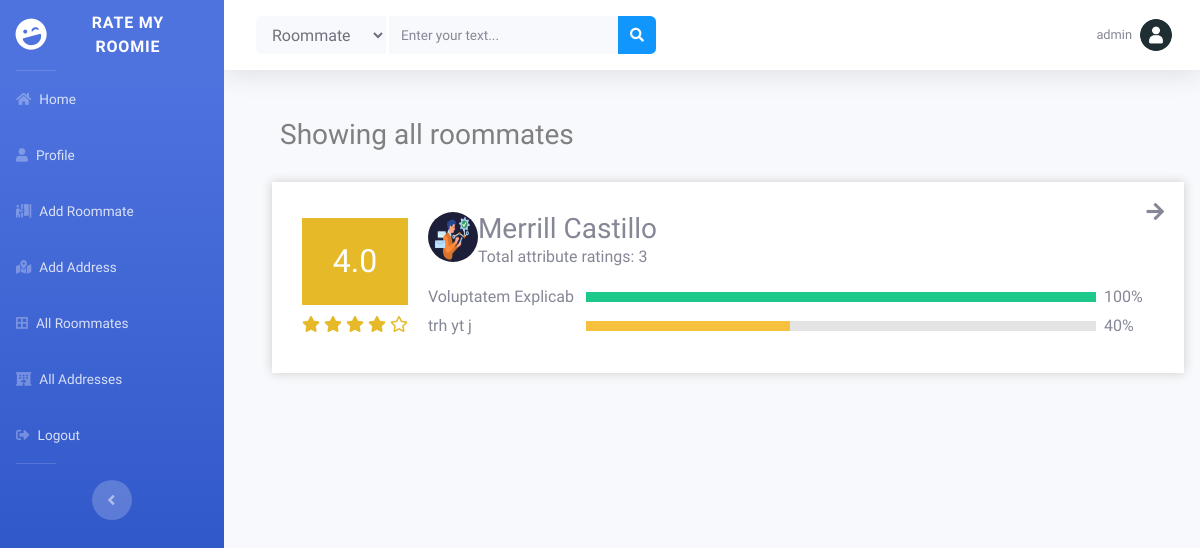
Page /all-roommates/ (signed in) on the committed database.
### main/models.py (models this page shows, shortened)
class Roommate(models.Model):
    name = models.CharField(max_length=100)
    address = models.ForeignKey('Address', on_delete=models.SET_NULL, blank=True, null=True)
    email = models.CharField(max_length=100, blank=True, null=True)
    photo = models.ImageField(upload_to='images/', blank=True, null=True)
    about = models.TextField(blank=True, null=True)
    social_media_link = models.CharField(max_length=500, blank=True, null=True)
    created_by = models.ForeignKey(User, on_delete=models.SET_NULL, null=True)
    created_at = models.DateTimeField(auto_now_add=True)
    updated_at = models.DateTimeField(auto_now=True)
    def get_total_rating(self):
        ratings = RoommateRating.objects.filter(roommate=self)
        return len(ratings)
    def get_average_rating(self):
        ratings = RoommateRating.objects.filter(roommate=self)
        if ratings:
            total = 0
            for rating in ratings:
                total += rating.rating
            return float("{:.1f}".format(total / len(ratings)))
        else:
            return 0
    def get_star(self):
        average_rating = self.get_average_rating()
        stars = []
        for i in range(1, 6):
            if i <= average_rating:
                stars.append('fas fa-star')
            elif i - average_rating < 1:
                stars.append('fas fa-star-half-alt')
            else:
                stars.append('far fa-star')
        return stars
    def get_top_two_ratings(self):
        ratings = RoommateRating.objects.filter(roommate=self).order_by('-rating')
        if len(ratings) < 2:
            return ratings
        top_two = []
        top_two.append(ratings[0])
        top_two.append(ratings[len(ratings)-1])
        return top_two

class RoommateRating(models.Model):
    user = models.ForeignKey(User, on_delete=models.CASCADE)
    roommate = models.ForeignKey(Roommate, on_delete=models.CASCADE)
    attribute = models.CharField(max_length=100)
    rating = models.IntegerField()
    text = models.TextField(blank=True, null=True)
    is_default = models.BooleanField(default=False)
    created_at = models.DateTimeField(auto_now_add=True)
    updated_at = models.DateTimeField(auto_now=True)
    def get_percentage(self):
        ratings = RoommateRating.objects.filter(roommate=self.roommate, attribute=self.attribute)
        total = 0
        for rating in ratings:
            total += rating.rating
        return int((total / (len(ratings)*5)) * 100)

### main/views.py (the view)
# urls.py: path('all-roommates/', views.all_roommates, name='all_roommates'),
def all_roommates(request):
    roommates = Roommate.objects.all()
    context = {
        'roommates': roommates,
    }
    return render(request, 'main/search_roommate.html', context)

### account/context_processors.py (called while the page is built)
def user_profile(request):
    if request.user.is_authenticated:
        user_profile = UserProfile.objects.filter(user=request.user).first()
        return {'user_profile': user_profile}
    return {}

### templates/main/search_roommate.html (shortened to what this page needs)
{% extends 'includes/base.html' %}
{% load static %}
{% block body %}
{% block head %}
<link rel="stylesheet" href="{% static 'css/search.css' %}">
{% endblock %}
<div class="container my-5">
    <div class="card-profile mx-2 my-4">
        <section class="wrapper product" style="width: 100%; margin: 0 16px; justify-content: start">
            <h3 class="section-name" style="text-align: left; color: black; margin-bottom: 12px; margin-left: 8px">
                {% if request.GET.q %}
                    <span style="color: gray;">Showing roommate result for:</span> {{request.GET.q}}
                {% else %}
                    <span style="color: gray;">Showing all roommates</span>
                {% endif %}
            </h3>
            {% for roommate in roommates %}
                <a href="{% url 'main:roommate' roommate.id %}" style="text-decoration: none; color: inherit">
                    <div class="search-main-div2">
                        <i class="fas fa-arrow-right"></i>
                        <div class="search-main-div">
                            <div class="div1">
                                <h2 class="p-4 div1-text fw-bold text-center">
                                    {{roommate.get_average_rating}}
                                </h2>
                                {% for star in roommate.get_star %}
                                    <i class="{{star}}" style="color: rgb(230, 185, 41);"></i>
                                {% endfor %}
                            </div>
                            <div class="div2">
                                <div class="d-flex">
                                    <img src="{% if roommate.photo %}{{ roommate.photo.url }}{% else %}{% static 'images/user.png' %}{% endif %}"
                                        alt="img"
                                        class="rounded-circle" width="50" height="50">
                                    <div class="ms-3">
                                        <h3 class="mb-0 ms-1">
                                            {{roommate.name}}
                                        </h3>
                                        <div class="mb-3 ms-1">Total attribute ratings: {{roommate.get_total_rating}}</div>
                                    </div>
                                </div>
                                {% for r in roommate.get_top_two_ratings %}
                                <div class="div2-maindiv">
                                    <p class="fw-bold mb-0" style="width: 150px">
                                        {{r.attribute}}
                                    </p>
                                    <div class="emtydiv">
                                        <p class=" mb-0 h-100
                                        {% if r.get_percentage < 30 %}
                                            bg-danger
                                        {% elif r.get_percentage < 70 %}
                                            bg-warning
                                        {% else %}
                                            bg-success
                                        {% endif %}
                                        " style="width:{{r.get_percentage}}%"></p>
                                    </div>
                                    <p class="fw-bold mb-0" style="width: 50px">
                                        {{r.get_percentage}}%
                                    </p>
                                </div>
                                {% endfor %}
                            </div>
                        </div>
                    </div>
                </a>
            {% endfor %}
        </section>
    </div>
</div>
  {% endblock %}

### templates/includes/base.html (shortened to what this page needs)
{% load static %}
<!DOCTYPE html>
<html lang="en">
<head>
    <link href="https://cdnjs.cloudflare.com/ajax/libs/font-awesome/5.13.0/css/all.min.css" rel="stylesheet">
    <link rel="stylesheet" href="{% static "css/sb-admin-2.min.css" %}">
    <link rel="stylesheet" href="{% static "css/index.css" %}">
</head>
<body id="page-top">
    <div id="wrapper">
        <ul class="navbar-nav bg-gradient-primary sidebar sidebar-dark accordion" id="accordionSidebar">
            <a class="sidebar-brand d-flex align-items-center justify-content-center" href="{% url "main:home" %}">
                <div class="sidebar-brand-icon rotate-n-15">
                    <i class="fas fa-laugh-wink"></i>
                </div>
                <div class="sidebar-brand-text mx-3">Rate My Roomie</div>
            </a>
            <hr class="sidebar-divider my-0">
            <li class="nav-item">
                <a class="nav-link" href="{% url "main:home" %}">
                    <i class="fas fa-home"></i>
                    <span>Home</span></a>
            </li>
            <li class="nav-item">
                <a class="nav-link" href="{% url "account:profile" %}">
                    <i class="fas fa-user"></i>
                    <span>Profile</span>
                </a>
            </li>
            <li class="nav-item">
                <a class="nav-link" href="{% url "main:add_roommate" %}">
                    <i class="fas fa-person-booth"></i>
                    <span>Add Roommate</span>
                </a>
            </li>
            <li class="nav-item">
                <a class="nav-link" href="{% url "main:add_address" %}">
                    <i class="fas fa-map-marked-alt pe-2"></i>
                    <span>Add Address</span>
                </a>
            </li>
            <li class="nav-item">
                <a class="nav-link" href="{% url "main:all_roommates" %}">
                    <i class="fas fa-border-all"></i>
                    <span>All Roommates</span>
                </a>
            </li>
            <li class="nav-item">
                <a class="nav-link" href="{% url "main:all_addresses" %}">
                    <i class="fas fa-hotel"></i>
                    <span>All Addresses</span>
                </a>
            </li>
            <li class="nav-item">
                <a class="nav-link" href="{% url "account:logout" %}">
                    <i class="fas fa-sign-out-alt"></i>
                    <span>Logout</span>
                </a>
            </li>
            <hr class="sidebar-divider d-none d-md-block">
            <div class="text-center d-none d-md-inline">
                <button class="rounded-circle border-0" id="sidebarToggle"></button>
            </div>
        </ul>
        <div id="content-wrapper" class="d-flex flex-column">
            <div id="content">
                <nav class="navbar navbar-expand navbar-light bg-white topbar static-top shadow">
                    <form action="{% url "main:search_roommate" %}" method="GET"
                        class="nav-search-form d-none d-sm-inline-block form-inline mr-auto ml-md-3 my-2 my-md-0 mw-100 navbar-search">
                        <div class="input-group">
                            <select name="" class="select-style form-control bg-light border-0 small mr-1" style="min-width: 130px">
                                <option value="Roommate">Roommate</option>
                            </select>
                            <input type="text" class="form-control bg-light border-0 small" placeholder="Enter your text..."
                                aria-label="Search" aria-describedby="basic-addon2" name="q">
                            <div class="input-group-append">
                                <button class="btn btn-primary" type="submit">
                                    <i class="fas fa-search fa-sm"></i>
                                </button>
                            </div>
                        </div>
                    </form>
                    <ul class="navbar-nav ml-auto">
                        {% if user.is_authenticated %}
                        <li class="nav-item dropdown no-arrow">
                            <a class="nav-link dropdown-toggle" href="#" id="userDropdown" role="button"
                                data-toggle="dropdown" aria-haspopup="true" aria-expanded="false">
                                <span class="mr-2 d-none d-lg-inline text-gray-600 small">
                                    {{ user.username }}
                                </span>
                                {% if user_profile.profile_picture %}
                                    <img class="img-profile rounded-circle"
                                        src="{{ user_profile.profile_picture.url }}">
                                {% else %}
                                    <img class="img-profile rounded-circle"
                                        src="{% static "images/user.png" %}">
                                {% endif %}
                            </a>
                        </li>
                        {% else %}
                        <li class="nav-item mr-3">
                            <a class="btn btn-primary" href="{% url "account:login" %}" class="nav-link">Login</a>
                        </li>
                        {% endif %}
                    </ul>
                </nav>
                <div class="">
                    {% block body %}{% endblock %}
                </div>
            </div>
        </div>
    </div>
</body>
</html>

### static/css/index.css (style rules this page uses)
* { margin: 0; padding: 0; box-sizing: border-box; font-family: 'Ubuntu', sans-serif; }
hr { margin-left: 0; max-width: 40px; }
.select-style { max-width: 100px; }

### static/css/search.css (style rules this page uses)
.search-main-div2 { padding: 30px; position: relative; background: white; box-shadow: 0 0 10px #ccc; margin: 0 0 30px 0; gap: 20px; margin: 30px auto; transition: all 0.3s ease-in-out; cursor: pointer; }
.search-main-div { display: flex; align-items: center; gap: 20px; }
.fa-arrow-right { position: absolute; top: 20px; right: 20px; font-size: 20px; }
.div1-text { background: rgb(230, 185, 41); color: white; }
.div2 { flex-grow: 1; }
.div2-maindiv { display: flex; align-items: center; justify-content: space-between; gap: 8px; margin-bottom: 5px; }
.emtydiv { flex-grow: 1; height: 10px; background: rgb(228, 228, 228); }

### rows in the picture
Roommate: get_average_rating "4.0", photo (picture), name "Merrill Castillo", get_total_rating "3"
RoommateRating: attribute "Voluptatem Explicab", get_percentage "100"
RoommateRating: attribute "trh yt j", get_percentage "40"

### other values in the picture
{{ user.username }} "admin"
